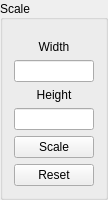
        <widget class="QGroupBox" name="ScaleCheckBox">
         <property name="sizePolicy">
          <sizepolicy hsizetype="Fixed" vsizetype="Fixed">
           <horstretch>0</horstretch>
           <verstretch>0</verstretch>
          </sizepolicy>
         </property>
         <property name="maximumSize">
          <size>
           <width>100</width>
           <height>16777215</height>
          </size>
         </property>
         <property name="title">
          <string>Scale</string>
         </property>
         <property name="alignment">
          <set>Qt::AlignLeading|Qt::AlignLeft|Qt::AlignVCenter</set>
         </property>
         <property name="flat">
          <bool>false</bool>
         </property>
         <property name="checkable">
          <bool>false</bool>
         </property>
         <property name="checked">
          <bool>false</bool>
         </property>
         <layout class="QVBoxLayout" name="verticalLayout_5">
          <property name="topMargin">
           <number>20</number>
          </property>
          <item>
           <widget class="QLabel" name="height_label">
            <property name="text">
             <string>Width</string>
            </property>
            <property name="scaledContents">
             <bool>false</bool>
            </property>
            <property name="alignment">
             <set>Qt::AlignCenter</set>
            </property>
           </widget>
          </item>
          <item>
           <widget class="QLineEdit" name="width">
            <property name="maximumSize">
             <size>
              <width>100</width>
              <height>16777215</height>
             </size>
            </property>
            <property name="styleSheet">
             <string notr="true"/>
            </property>
            <property name="inputMethodHints">
             <set>Qt::ImhDigitsOnly|Qt::ImhPreferNumbers</set>
            </property>
            <property name="echoMode">
             <enum>QLineEdit::Normal</enum>
            </property>
            <property name="clearButtonEnabled">
             <bool>false</bool>
            </property>
           </widget>
          </item>
          <item>
           <widget class="QLabel" name="width_label">
            <property name="text">
             <string>Height</string>
            </property>
            <property name="alignment">
             <set>Qt::AlignCenter</set>
            </property>
           </widget>
          </item>
          <item>
           <widget class="QLineEdit" name="height">
            <property name="maximumSize">
             <size>
              <width>100</width>
              <height>16777215</height>
             </size>
            </property>
            <property name="inputMethodHints">
             <set>Qt::ImhPreferNumbers</set>
            </property>
           </widget>
          </item>
          <item>
           <widget class="QPushButton" name="pushButton_3">
            <property name="statusTip">
             <string>Change the resolution with keep resolution</string>
            </property>
            <property name="whatsThis">
             <string>Change the resolution</string>
            </property>
            <property name="text">
             <string>Scale</string>
            </property>
           </widget>
          </item>
          <item>
           <widget class="QPushButton" name="resetScale">
            <property name="sizePolicy">
             <sizepolicy hsizetype="Minimum" vsizetype="Minimum">
              <horstretch>0</horstretch>
              <verstretch>0</verstretch>
             </sizepolicy>
            </property>
            <property name="maximumSize">
             <size>
              <width>16777215</width>
              <height>16777215</height>
             </size>
            </property>
            <property name="statusTip">
             <string>Reset scale</string>
            </property>
            <property name="text">
             <string>Reset</string>
            </property>
           </widget>
          </item>
         </layout>
        </widget>
